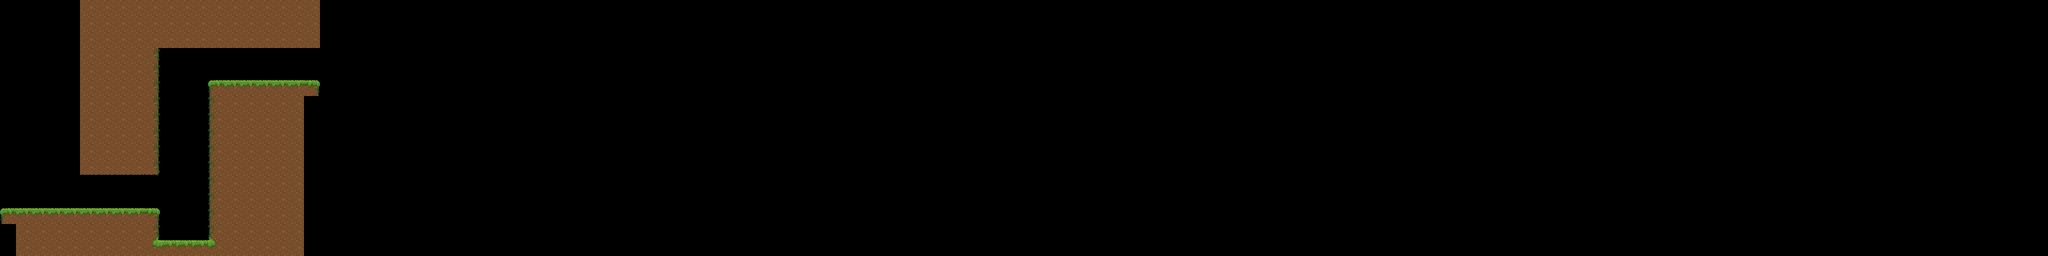

Below is a game level as drawn by its tile map, then a one-line description and the .tmx that defines it (tile-layer data replaced by summaries):
An orthogonal 128x16 tile map with 32x32 px tiles, 1 tile layer (tiles) and 5 objects (3x botao, spawnpoint_menina, plataforma).

<map version="1.0" orientation="orthogonal" width="128" height="16" tilewidth="32" tileheight="32">
 <tileset firstgid="1" name="tiles-v4-2-tileset_final" tilewidth="32" tileheight="32">
  <image source="../Arte/tiles-v4-2-tileset_final.png" width="768" height="288" />
 </tileset>
 <layer name="tiles" width="128" height="16">
  <data>[2048 cells, 2045 non-empty, 14 distinct tile ids]</data>
 </layer>
 <objectgroup name="spawn" width="128" height="16">
  <object name="menina" type="spawnpoint_menina" x="608" y="96" width="32" height="32" />
 </objectgroup>
 <objectgroup name="objetos" width="128" height="16">
  <object name="b17" type="botao" x="544" y="128" width="32" height="32">
   <properties>
    <property name="id" value="17" />
    <property name="offset" value="24" />
   </properties>
  </object>
  <object name="b18" type="botao" x="480" y="128" width="32" height="32">
   <properties>
    <property name="id" value="18" />
    <property name="offset" value="24" />
   </properties>
  </object>
  <object name="p19" type="plataforma" x="320" y="160" width="96" height="32">
   <properties>
    <property name="distancia" value="8" />
    <property name="id" value="19" />
    <property name="sentido" value="3" />
    <property name="tipo" value="h3" />
    <property name="velocidade" value="100" />
   </properties>
  </object>
  <object name="b20" type="botao" x="224" y="384" width="32" height="32">
   <properties>
    <property name="id" value="20" />
    <property name="offset" value="24" />
   </properties>
  </object>
 </objectgroup>
</map>
